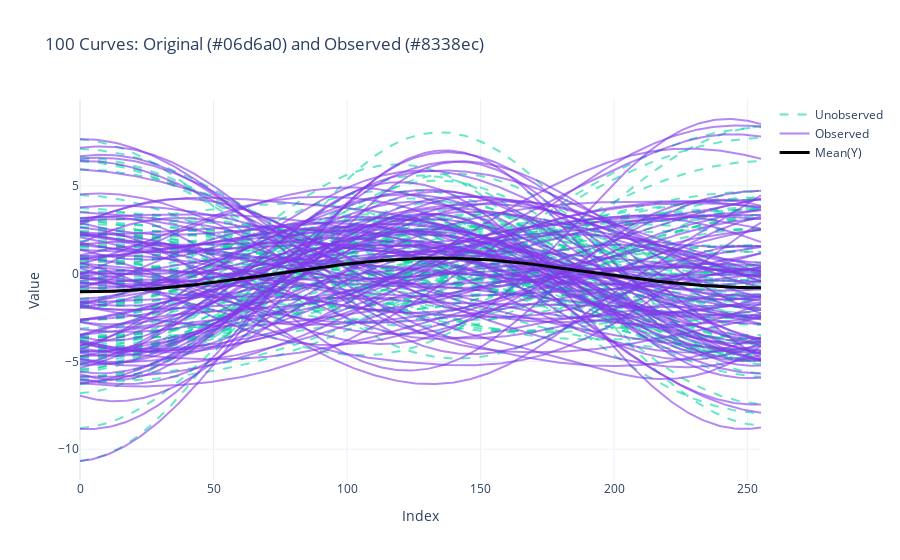

Source (notebook cell):
### Code cell
T, n = X.shape
x_support = np.arange(T)  

fig = go.Figure()

color_original = "#06d6a0"
color_observed = "#8338ec"

# Unobserved curves (X)
for j in range(n):
    fig.add_trace(
        go.Scatter(
            x=x_support,
            y=X[:, j],
            mode="lines",
            line=dict(color=color_original, dash="dash"),
            opacity=0.6,
            showlegend=(j == 0),
            name="Unobserved"
        )
    )

# Observed curves (Y)
for j in range(n):
    fig.add_trace(
        go.Scatter(
            x=x_support,
            y=Y[:, j],
            mode="lines",
            line=dict(color=color_observed),
            opacity=0.6,
            showlegend=(j == 0),
            name="Observed"
        )
    )

# Mean curve
fig.add_trace(
    go.Scatter(
        x=x_support,
        y=np.mean(Y, axis=1),
        mode="lines",
        line=dict(color="black", width=3),
        name="Mean(Y)"
    )
)

fig.update_layout(
    title=f"{n} Curves: Original ({color_original}) and Observed ({color_observed})",
    xaxis_title="Index",
    yaxis_title="Value",
    template="plotly_white"
)

fig.show()
